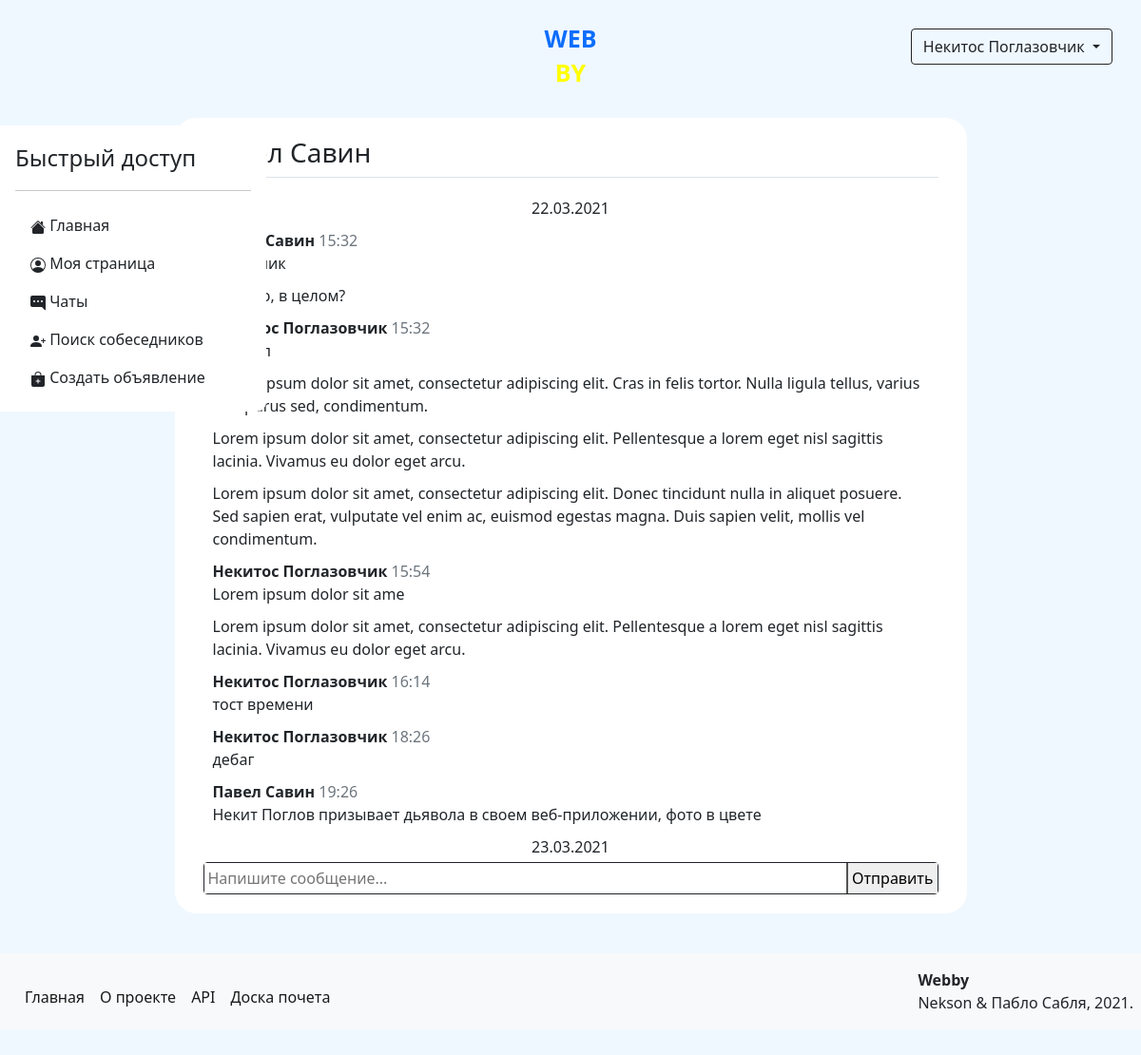
The page /chats/3 (signed in) on the database its author committed.
### data/models/user.py (models this page shows, shortened)
class User(SqlAlchemyBase, UserMixin, SerializerMixin):
    __tablename__ = 'users'  # название таблицы с моделью в базе данных
    serialize_rules = (
        '-advertisements', '-rank_id', '-admin', '-hashed_password')  # правила преобразования объекта модели в json
    id = Column(Integer, autoincrement=True, primary_key=True)  # id пользователя
    name = Column(Unicode)  # имя пользователя
    surname = Column(Unicode)  # фамилия пользователя
    birthday = Column(DateTime)  # день рождения пользователя
    email = Column(String, unique=True)  # email адресс пользователя
    phone_number = Column(String, unique=True)  # номер телефона пользователя
    hashed_password = Column(String)  # хэшированный пароль пользователя
    registration_time = Column(DateTime, default=datetime.now)  # время регистрации пользователя
    rating = Column(Integer, default=0)  # рейтинг пользователя
    rank_id = Column(Integer, ForeignKey('ranks.id'))  # id ранга пользователя
    admin = Column(Boolean, default=0)  # права пользователя
    advertisements = relationship('Advertisement', back_populates='author')  # объекты объявлений пользователя
    interests = relationship('Interest', secondary='users_to_interests',
                             backref='users')  # объекты интересов пользователя
    rank = relationship('Rank')  # объект ранга пользователя

### data/models/message.py (models this page shows, shortened)
class Message(SqlAlchemyBase, SerializerMixin):
    __tablename__ = 'messages'  # название таблицы с моделью в базе данных
    serialize_rules = ('-sender', '-receiver', '-content_id')  # правила преобразования объекта модели в json
    id = Column(Integer, autoincrement=True, primary_key=True)  # id сообщения
    to_id = Column(Integer, ForeignKey("users.id"))  # id получателя сообщения
    from_id = Column(Integer, ForeignKey("users.id"))  # id отправителя сообщения
    content_id = Column(Integer, ForeignKey("contents.id"))  # id содержания сообщения
    created_at = Column(DateTime, default=datetime.now)  # время создания сообщения
    sender = relationship("User", foreign_keys=[from_id])  # объект отправителя сообщения
    receiver = relationship("User", foreign_keys=[to_id])  # объект получателя сообщения
    content = relationship("Content")  # объект содержания сообщения

### data/models/content.py (models this page shows)
class Content(SqlAlchemyBase, SerializerMixin):
    __tablename__ = 'contents'  # название таблицы с моделью в базе данных
    serialize_rules = ('-id',)  # правила преобразования объекта модели в json
    id = Column(Integer, autoincrement=True, primary_key=True)  # id контента
    content = Column(Text)  # контент

### main.py (the view, shortened to what this page needs)
@app.route('/chats/<int:user_id>', methods=['POST', 'GET'])
@login_required
def chat(user_id):
    form = MessageForm()  # создаем форму ввода сообщения
    session = create_session()
    companion = session.query(User).filter(User.id == user_id).first()  # получаем объект собеседника по его id
    if not companion:  # проверяем, найден ли собеседник
        return abort(404)  # если нет - отображаем страницу с ошибкой 404
    messages = session.query(Message).filter(((Message.to_id == current_user.id) & (Message.from_id == user_id)) |
                                             ((Message.from_id == current_user.id) & (Message.to_id == user_id))).all()
    sender = session.query(User).filter(User.id == current_user.id).first()  # получаем объект текущего пользователя
    return render_template('chats.html', form=form, messages=messages, companion=companion)

### data/forms.py
class MessageForm(FlaskForm):
    message_field = StringField()  # поле для ввода сообщения
    send_field = SubmitField('Отправить')  # кнопка для отправки

### data/db_session.py (called while the page is built)
def create_session() -> Session:
    global __factory
    return __factory()

### main.py (called while the page is built)
@login_manager.user_loader
def load_user(user_id):
    session = create_session()
    return session.query(User).get(user_id)

### templates/chats.html (shortened to what this page needs)
{% extends "base.html" %}
{% block content %}
<form class="clearfix w-75" method="post" novalidate>
    <div>
        <div class="border-bottom">
            <h3>
                <a href="/profile/{{ companion.id }}" class="text-reset">{{ companion.name }} {{ companion.surname }}</a>
            </h3>
        </div>
        <div class="message_box">
            {% for msg in messages %}
            <div id="{% if loop.last %}bottom{% endif %}">
                {% if loop.previtem is defined %}
                    {% if (loop.previtem.created_at.day != msg.created_at.day) or (loop.previtem.created_at.month != msg.created_at.month)
                    or (loop.previtem.created_at.year != msg.created_at.year) %}
                        <div class="text-center">{{ msg.created_at.strftime('%d.%m.%Y') }}</div>
                    {% endif %}
                    {% if loop.previtem.sender != msg.sender or loop.previtem.created_at.minute != msg.created_at.minute %}
                        <b>
                            <a href="/profile/{{ msg.sender.id }}" class="text-reset">{{ msg.sender.name }} {{ msg.sender.surname }}</a>
                        </b>
                        <span class="text-secondary">{{ msg.created_at.strftime('%H:%M') }}</span>
                        <br>
                    {% endif %}
                {% else %}
                    <div class="text-center">{{ msg.created_at.strftime('%d.%m.%Y') }}</div>
                        <b>
                            <a href="/profile/{{ msg.sender.id }}" class="text-reset">{{ msg.sender.name }} {{ msg.sender.surname }}</a>
                        </b>
                    <span class="text-secondary">{{ msg.created_at.strftime('%H:%M') }}</span>
                    <br>
                {% endif %}
                {{ msg.content.content }}
            </div>
            {% endfor %}
        </div>
        <div class="border border-dark rounded clearfix">
            {{ form.message_field(class="w-75 border-0 p-1 float-start", placeholder="Напишите сообщение...", style="outline: None", autocomplete="off") }}
            {{ form.send_field(class="border-top-0 border-end-0 border-bottom-0 float-end p-1") }}
        </div>
    </div>
</form>
{% endblock %}

### templates/base.html (shortened to what this page needs)
<!DOCTYPE html>
<html lang="en">
<head>
    <link rel="stylesheet" href="/static/css/style.css">
    <link rel="stylesheet" href="https://cdn.jsdelivr.net/npm/bootstrap@5.0.0-beta1/dist/css/bootstrap.min.css"
>
</head>
<body>
<div class="wrapper">
    <div class="header clearfix">
        {% if current_user.is_authenticated %}
        <div class="dropdown float-end">
            <button class="btn btn-outline-dark dropdown-toggle" type="button" id="dropdownMenuButton"
                    data-toggle="dropdown" aria-haspopup="true" aria-expanded="false">
                {{ current_user.name }} {{ current_user.surname }}
            </button>
        </div>
        {% endif %}
        <div class="logo">
            <a href="/">
                <p class="text-primary">WEB</p>
                <p class="yellow">BY</p>
            </a>
        </div>
    </div>
    {% if current_user.is_authenticated %}
    <div class="d-flex flex-column p-3 bg-white sidebar"
         style="width: 280px; position: fixed; border-radius: 0 10px 10px 0; margin-left: 0px;">
        <span class="fs-4">Быстрый доступ</span>
        <hr>
        <ul class="nav nav-pills flex-column mb-auto">
            <li class="nav-item">
                <a href="/" class="nav-link link-dark">
                    Главная
                </a>
            </li>
            <li>
                <a href="/profile/{{ current_user.id }}" class="nav-link link-dark">
                    Моя страница
                </a>
            </li>
            <li>
                <a href="/chats" class="nav-link link-dark">
                    Чаты
                </a>
            </li>
            <li>
                <a href="/search" class="nav-link link-dark">
                    Поиск собеседников
                </a>
            </li>
            <li>
                <a href="/advertisements/create" class="nav-link link-dark">
                    Создать объявление
                </a>
            </li>
        </ul>
    </div>
    {% endif %}
    <main role="main" class="container clearfix">
        {% block content %}{% endblock %}
    </main>
    <footer class="clearfix p-2 bg-light">
        <span class="fs-6 float-end mt-2"><b>Webby</b><br>Nekson & Пабло Сабля, 2021.</span>
        <nav class="navbar navbar-expand-lg navbar-light">
            <div class="collapse navbar-collapse" id="navbarSupportedContent">
                <ul class="navbar-nav me-auto mb-2 mb-lg-0">
                    <li class="nav-item">
                        <a class="nav-link active" href="/">Главная</a>
                    </li>
                    <li class="nav-item">
                        <a class="nav-link active" href="/info">О проекте</a>
                    </li>
                    <li class="nav-item">
                        <a class="nav-link active" href="/api">API</a>
                    </li>
                    <li class="nav-item">
                        <a class="nav-link active" href="/top">Доска почета</a>
                    </li>
                </ul>
            </div>
        </nav>
    </footer>
</div>
</body>
</html>

### static/css/style.css (style rules this page uses)
body { background-color: aliceblue !important; }
.logo { text-align: center; margin-left: auto; margin-right: auto; margin-top: 10px; margin-bottom: 10px; max-width: 150px; font-size: 25px; font-weight: 700; line-height: 20px; }
a { text-decoration: none !important; }
.header { background-color: aliceblue; margin-bottom: 10px; padding: 10px; }
.yellow { color: yellow; }
div { margin: 10px; }
form { margin-left: auto; margin-right: auto; background-color: white; border: solid 2px aliceblue; border-radius: 25px; padding: 10px; }
html, body { height: 100%; }
footer { position: absolute; left: 0; bottom: 0; width: 100%; height: 80px; }
.wrapper { position: relative; min-height: 100%; margin: 0!important }
main { padding-bottom: 120px }
.message_box { overflow-y: auto; max-height: 700px }

### rows shown on the page
User: name "Некитос", surname "Поглазовчик"
User: surname "Савин"
Message: created_at "22.03.2021", sender.surname "Савин", created_at "15:32"
Message: content.content "Как оно, в целом?"
Message: sender.surname "Поглазовчик", created_at "15:32"
Message: content.content "Lorem ipsum dolor sit amet, consectetur adipiscing elit. Cras in felis tortor. Nulla ligula tellus, varius non purus sed, condimentum."
Message: content.content "Lorem ipsum dolor sit amet, consectetur adipiscing elit. Pellentesque a lorem eget nisl sagittis lacinia. Vivamus eu dolor eget arcu."
Message: content.content "Lorem ipsum dolor sit amet, consectetur adipiscing elit. Donec tincidunt nulla in aliquet posuere. Sed sapien erat, vulputate vel enim ac, euismod egestas magna. Duis sapien velit, mollis vel condimentum."
Message: sender.name "Некитос", sender.surname "Поглазовчик", created_at "15:54", content.content "Lorem ipsum dolor sit ame"
Message: content.content "Lorem ipsum dolor sit amet, consectetur adipiscing elit. Pellentesque a lorem eget nisl sagittis lacinia. Vivamus eu dolor eget arcu."
Message: sender.name "Некитос", sender.surname "Поглазовчик", created_at "16:14", content.content "тост времени"
Message: sender.name "Некитос", sender.surname "Поглазовчик", created_at "18:26", content.content "дебаг"
Message: sender.name "Павел", sender.surname "Савин", created_at "19:26", content.content "Некит Поглов призывает дьявола в своем веб-приложении, фото в цвете"
Message: created_at "23.03.2021"
